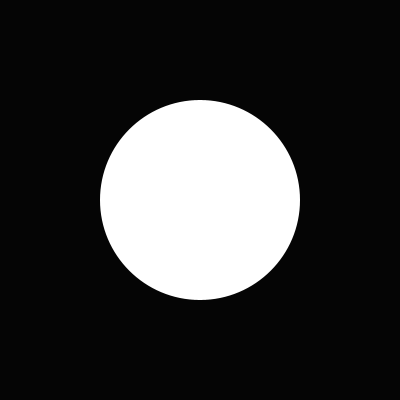
Frame 1 (no input)
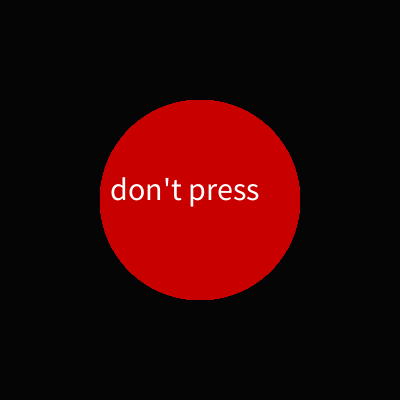
Frame 60 (the mouse pressed at the canvas centre just before this capture)
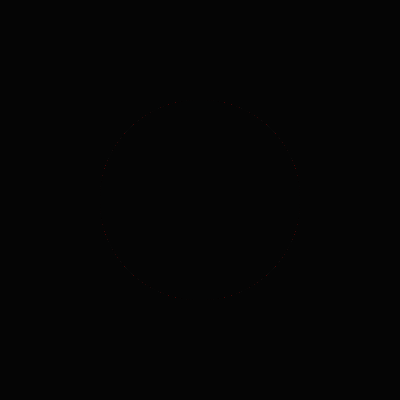
Frame 120 (the mouse held since frame 60 and released just before this capture)

The Processing sketch that drew these frames (run headless with seeded random() and noise(); from frame 60 on, the mouse is pressed at the canvas centre):

// Processing sketch: s19magd150lab05_BenStempinski
// ── s19magd150lab05_BenStempinski.pde
//Please open both submissions
float buttonX, buttonY, fadeTime, textSize;
color hoverFill;
float x = 200;
float y = 200;
float w = 200;
float h = 200;

void setup() {
size(400,400);
background(5);
colorMode(RGB);
noStroke();
}
void draw() {
  //the buttonless dimension
  ellipse(x,y,w,h);
  textSize(32);
  fill(255);
  text("don't press", 110,200);
  fill(200,0,0);
    if (mouseX>100 && mouseX <300 && mouseY>100 && mouseY <300) {
      fill(32);
      println("There are no buttons here");
      fill(5);
      ellipse(x,y,w,h);
    }
}
